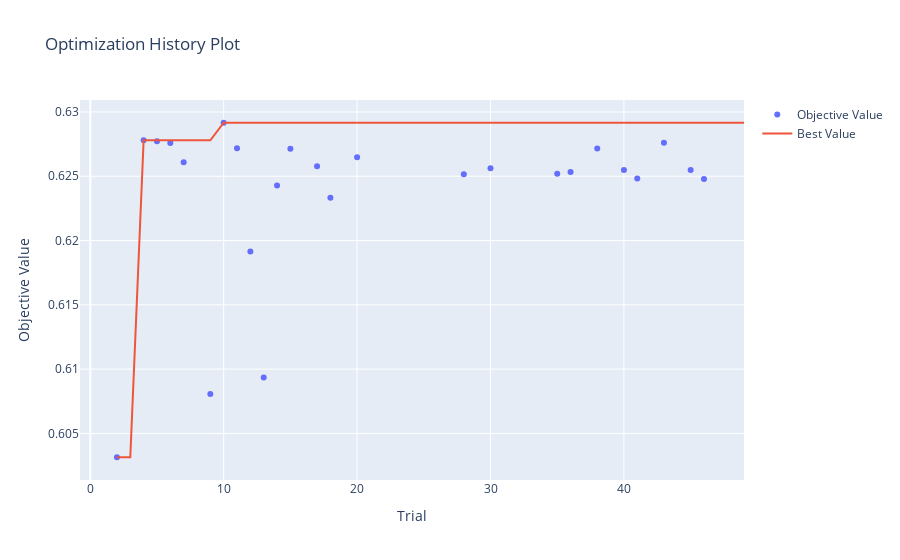
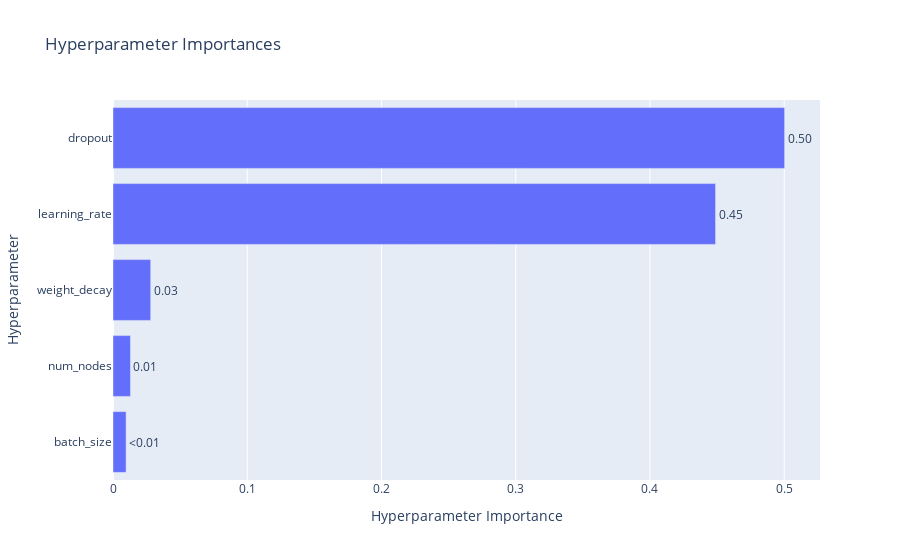

These figures' notebook cell, in order:
### Code cell
study = optuna.load_study(storage="sqlite:///deepsurv-torch-hp-log.db", study_name="BE00Asso00_normNone-nl-sine-5000")
optuna.visualization.plot_optimization_history(study).show() # Optimization records
optuna.visualization.plot_param_importances(study).show()  # Hyperparam importance

### Figure 1 — Plotly figure (JSON) as saved in the notebook; plotly's stock layout.template omitted (floating-point values rounded to 4 significant figures)
{"data": [{"mode": "markers", "name": "Objective Value", "type": "scatter", "x": [2, 4, 5, 6, 7, 9, 10, 11, 12, 13, 14, 15, 17, 18, 20, 28, 30, 35, 36, 38, 40, 41, 43, 45, 46], "y": [0.6031, 0.6278, 0.6277, 0.6276, 0.6261, 0.6081, 0.6292, 0.6272, 0.6191, 0.6093, 0.6243, 0.6271, 0.6258, 0.6233, 0.6265, 0.6252, 0.6256, 0.6252, 0.6253, 0.6271, 0.6255, 0.6248, 0.6276, 0.6255, 0.6248]}, {"mode": "lines", "name": "Best Value", "type": "scatter", "x": [0, 1, 2, 3, 4, 5, 6, 7, 8, 9, 10, 11, 12, 13, 14, 15, 16, 17, 18, 19, 20, 21, 22, 23, 24, 25, 26, 27, 28, 29, 30, 31, 32, 33, 34, 35, 36, 37, 38, 39, 40, 41, 42, 43, 44, 45, 46, 47, 48, 49], "y": [null, null, 0.6031, 0.6031, 0.6278, 0.6278, 0.6278, 0.6278, 0.6278, 0.6278, 0.6292, 0.6292, 0.6292, 0.6292, 0.6292, 0.6292, 0.6292, 0.6292, 0.6292, 0.6292, 0.6292, 0.6292, 0.6292, 0.6292, 0.6292, 0.6292, 0.6292, 0.6292, 0.6292, 0.6292, 0.6292, 0.6292, 0.6292, 0.6292, 0.6292, 0.6292, 0.6292, 0.6292, 0.6292, 0.6292, 0.6292, 0.6292, 0.6292, 0.6292, 0.6292, 0.6292, 0.6292, 0.6292, 0.6292, 0.6292]}, {"marker": {"color": "#cccccc"}, "mode": "markers", "name": "Infeasible Trial", "showlegend": false, "type": "scatter", "x": [], "y": []}], "layout": {"title": {"text": "Optimization History Plot"}, "xaxis": {"title": {"text": "Trial"}}, "yaxis": {"title": {"text": "Objective Value"}}}}

### Figure 2 — Plotly figure (JSON) as saved in the notebook; plotly's stock layout.template omitted (floating-point values rounded to 4 significant figures)
{"data": [{"cliponaxis": false, "hovertemplate": ["batch_size (CategoricalDistribution): 0.009760196852716353<extra></extra>", "num_nodes (CategoricalDistribution): 0.013011104821036533<extra></extra>", "weight_decay (FloatDistribution): 0.028076638407820355<extra></extra>", "learning_rate (FloatDistribution): 0.4488479275863932<extra></extra>", "dropout (FloatDistribution): 0.5003041323320335<extra></extra>"], "name": "Objective Value", "orientation": "h", "text": ["<0.01", "0.01", "0.03", "0.45", "0.50"], "textposition": "outside", "type": "bar", "x": [0.00976, 0.01301, 0.02808, 0.4488, 0.5003], "y": ["batch_size", "num_nodes", "weight_decay", "learning_rate", "dropout"]}], "layout": {"title": {"text": "Hyperparameter Importances"}, "xaxis": {"title": {"text": "Hyperparameter Importance"}}, "yaxis": {"title": {"text": "Hyperparameter"}}}}
